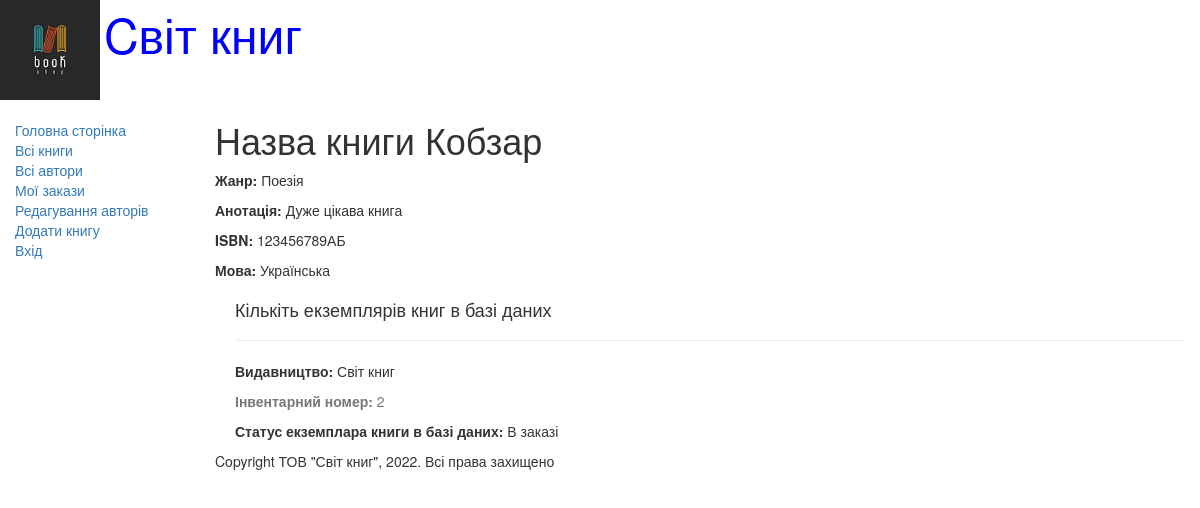
/catalog/books/1, run on the app's committed database.
### catalog/models.py (models this page shows, shortened)
class Book(models.Model):
    title = models.CharField(max_length=200, help_text="Вкажіть назву книги", verbose_name="Назва книги")
    genre = models.ForeignKey('Genre', on_delete=models.CASCADE, help_text="Оберіть жанр книги", verbose_name="Жанр книги", null=True)
    language = models.ForeignKey('Language', on_delete=models.CASCADE, help_text="Оберіть мову книги", verbose_name="Мова книги", null=True)
    author = models.ManyToManyField('Author', help_text="Оберіть автора книги", verbose_name="Автор книги")
    summery = models.TextField(max_length=1000, help_text="Вкажіть короткий опис книги", verbose_name="Анотація книги")
    isbn = models.CharField(max_length=13, help_text="Повинно бути 13 символів", verbose_name="ISBN книги")
    def display_author(self):
        return ', '.join([author.last_name for author in self.author.all()])
    display_author.short_description = "Автори"

class Genre(models.Model):
    name = models.CharField(max_length=200, help_text="Вкажіть жанр книги", verbose_name="Жанр книги")
    def __str__(self):
        return self.name

class Language(models.Model):
    name = models.CharField(max_length=20, help_text="Вкажіть мову книги", verbose_name="Мова книги")
    def __str__(self):
        return self.name

class BookInstance(models.Model):
    book = models.ForeignKey('Book', on_delete=models.CASCADE, null=True)
    inv_nom = models.CharField(max_length=20, null=True, help_text = "Вкажіть інвентарний номер книги",
                               verbose_name="Інвентарний номер")
    imprint = models.CharField(max_length=200, help_text="Вкажіть видавництво та рік випуску",
                               verbose_name="Видавництво")
    status = models.ForeignKey('Status', on_delete=models.CASCADE, null=True, help_text="Змінити статус екземпляра",
                               verbose_name="Статус екземпляра")
    due_back = models.DateField(null=True, blank=True, help_text="Вкажіть строк закінчення статусу",
                                verbose_name="Дата закінчення статусу")
    borrower = models.ForeignKey(User, on_delete=models.SET_NULL, null=True, blank=True, verbose_name="Замовиник",
                                 help_text='Оберіть замовника книги')

class Status(models.Model):
    name = models.CharField(max_length=20, help_text="Оберіть статус екземпляра книги", verbose_name="Статус екземпляра книги")
    def __str__(self):
        return self.name

### catalog/views.py (the view)
class BookDetailView(generic.DetailView):
    model = Book

### templates/catalog/book_detail.html (shortened to what this page needs)
{% extends "base_generic.html" %}
{% block content %}
<h1>Назва книги {{ book.title }}</h1>
<p><strong>Жанр: </strong>{{ book.genre }}</p>
<p><strong>Анотація: </strong>{{ book.summery }}</p>
<p><strong>ISBN: </strong>{{ book.isbn }}</p>
<p><strong>Мова: </strong>{{ book.language }}</p>
<div style="margin-left: 20px; margin-top: 20px">
    <h4>Кількіть екземплярів книг в базі даних</h4>
    {%  for copy in book.bookinstance_set.all %}
    <hr>
    <p><strong>Видавництво: </strong>{{ copy.imprint }}</p>
    <p class="text-muted"><strong>Інвентарний номер: </strong> {{ copy.id }}</p>
    <p><strong>Статус екземплара книги в базі даних: </strong>{{ copy.status }}</p>
    {% endfor %}
</div>
{% endblock %}

### data on the page
Book: title "Кобзар", genre "Поезія", summery "Дуже цікава книга", isbn "123456789АБ", language "Українська"
BookInstance: imprint "Світ книг", id "2", status "В заказі"
